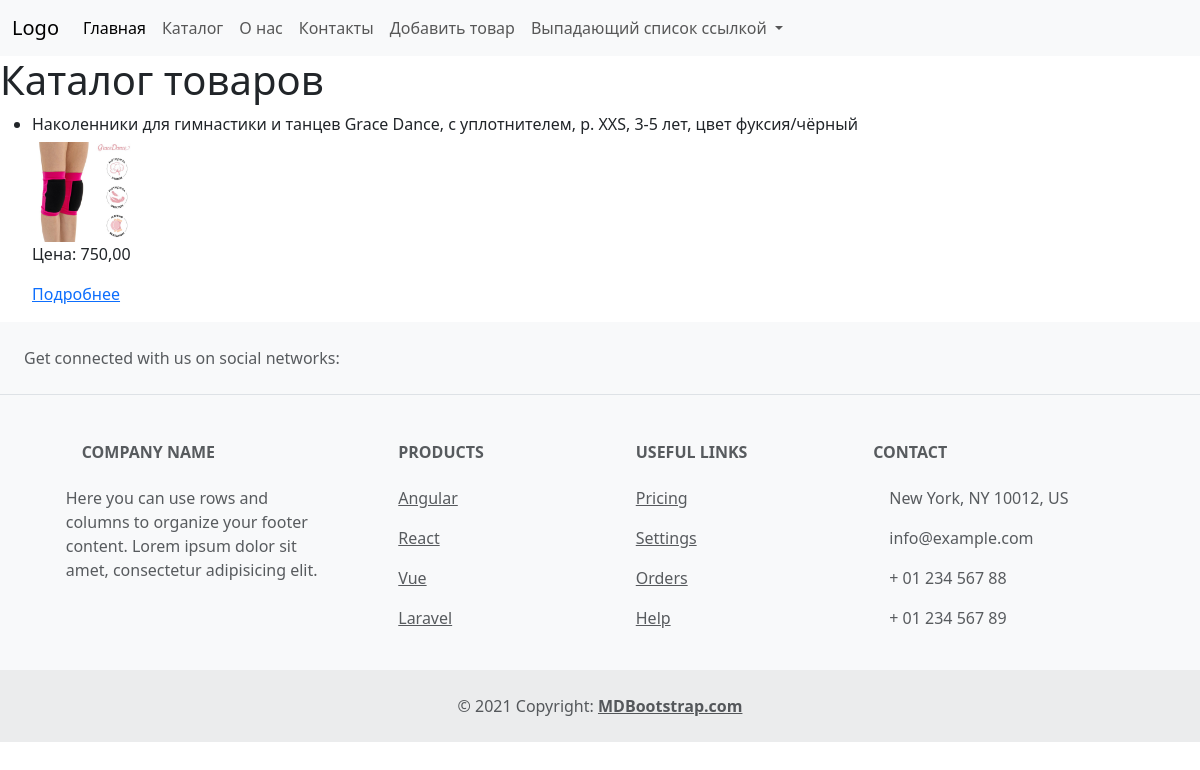
Page /catalog/ on the committed database.
### catalog/models.py (models this page shows, shortened)
class Product(models.Model):
    name = models.CharField(max_length=200, verbose_name="Название")
    description = models.TextField(verbose_name="Описание")
    price = models.DecimalField(max_digits=10, decimal_places=2, verbose_name="Цена")
    image = models.ImageField(upload_to='product_images/', verbose_name="Изображение")
    rating = models.DecimalField(max_digits=3, decimal_places=2, default=0.00, verbose_name="Рейтинг")
    category = models.ForeignKey(Category, on_delete=models.CASCADE, verbose_name="Категория")
    class Meta:
        verbose_name = "Товар"
        verbose_name_plural = "Товары"

### catalog/views.py (the view)
# urls.py: path('', views.ProductListView.as_view(), name='product_list'),
class ProductListView(generic.ListView):
    template_name = "catalog/product_list.html"
    context_object_name = 'products'
    model = models.Product
    def get_context_data(self, **kwargs):
        context = super().get_context_data(**kwargs)
        context['categories'] = models.Category.objects.all()
        return context

### templates/catalog/product_list.html
{% include 'header.html' %}
{% block content %}
  <h1>Каталог товаров</h1>
  <ul>
    {% for product in products %}
      <li>
        <h6>{{ product.name }}</h6>
        <img src="{{ product.image.url }}" alt="{{ product.name }}" style="max-width: 100px; max-height: 100px;">
        <p>Цена: {{ product.price }}</p>
        <a href="{% url 'catalog:product_detail' product.pk %}">Подробнее</a>
      </li>
    {% endfor %}
  </ul>
{% endblock %}
{% include 'footer.html' %}

### rows in the picture
Product: name "Наколенники для гимнастики и танцев Grace Dance, с уплотнителем, р. XXS, 3-5 лет, цвет фуксия/чёрный", image (picture), price "750,00"
